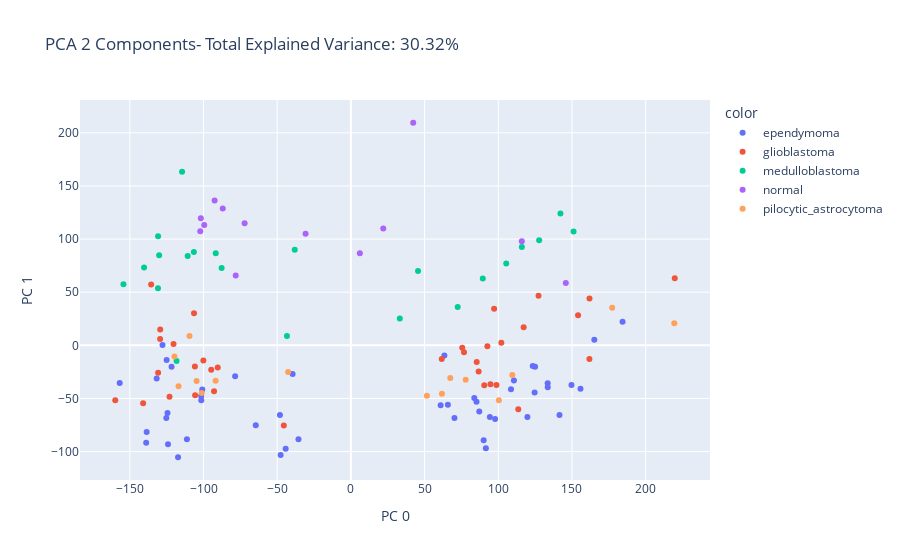

Notebook source saved alongside this figure:
### Code cell
from sklearn.decomposition import PCA
import plotly.express as px

X = scale(data)
y= df.iloc[:,1]
features = all_names

pca = PCA(n_components=2)
components = pca.fit_transform(X)
total_var = pca.explained_variance_ratio_.sum() * 100

fig = px.scatter(components, x=0, y=1, color=y, 
                 title=f'PCA 2 Components- Total Explained Variance: {total_var:.2f}%',
                )
fig.update_layout(
    xaxis_title="PC 0",
    yaxis_title="PC 1"
)
fig.show()

### Figure 1 — Plotly figure (JSON) as saved in the notebook; plotly's stock layout.template omitted (floating-point values rounded to 4 significant figures)
{"data": [{"hovertemplate": "color=ependymoma<br>0=%{x}<br>1=%{y}<extra></extra>", "legendgroup": "ependymoma", "marker": {"color": "#636efa", "symbol": "circle"}, "mode": "markers", "name": "ependymoma", "orientation": "v", "showlegend": true, "type": "scatter", "x": [165.2, 85.23, 70.27, -101.6, 65.81, 125.0, 155.8, 108.6, 110.6, 149.7, -124.1, 63.42, 123.4, -78.54, 91.57, -48.14, 133.6, 97.86, -47.66, 90.1, 94.31, 83.73, -64.53, -44.26, 119.8, 141.5, 60.89, 124.7, -35.55, -125.2, -117.3, 133.5, 184.3, -39.54, 87.11, -138.6, -156.9, -138.9, -124.4, -111.3, -121.7, -101.5, -131.8, -100.8, -125.0, -127.8], "xaxis": "x", "y": [5.243, -53.1, -68.29, -47.67, -55.92, -20.12, -40.97, -41.41, -33.09, -37.42, -93.15, -9.492, -19.54, -29.2, -96.79, -65.62, -39.4, -69.34, -103.2, -89.28, -67.45, -49.58, -75.12, -97.28, -67.41, -65.59, -56.3, -44.29, -88.29, -68.49, -105.3, -35.67, 22.19, -26.99, -62.36, -81.65, -35.39, -91.61, -63.75, -88.42, -20.16, -51.74, -31.29, -41.67, -13.72, 0.2052], "yaxis": "y"}, {"hovertemplate": "color=glioblastoma<br>0=%{x}<br>1=%{y}<extra></extra>", "legendgroup": "glioblastoma", "marker": {"color": "#EF553B", "symbol": "circle"}, "mode": "markers", "name": "glioblastoma", "orientation": "v", "showlegend": true, "type": "scatter", "x": [90.5, 97.17, -105.9, -100.1, -90.35, 113.6, 92.62, 161.8, 102.1, 161.9, 94.72, 127.3, 85.36, 117.2, 76.76, -45.5, -129.4, -105.7, -129.4, -106.4, 154.1, 86.66, 219.7, 75.54, -159.9, 61.65, 98.76, -141.0, -135.5, -120.3, -123.1, -92.85, -130.8, -94.77], "xaxis": "x", "y": [-37.63, 34.33, -19.83, -14.17, -20.81, -60.21, -0.7679, -12.8, 2.309, 44.0, -36.74, 46.69, -15.6, 17.03, -6.538, -75.4, 5.997, -46.89, 15.0, 30.18, 28.29, -24.7, 63.11, -2.188, -51.76, -12.91, -37.44, -54.45, 57.16, 1.141, -48.29, -43.33, -25.8, -23.07], "yaxis": "y"}, {"hovertemplate": "color=medulloblastoma<br>0=%{x}<br>1=%{y}<extra></extra>", "legendgroup": "medulloblastoma", "marker": {"color": "#00cc96", "symbol": "circle"}, "mode": "markers", "name": "medulloblastoma", "orientation": "v", "showlegend": true, "type": "scatter", "x": [-114.5, 116.0, 127.7, 105.4, 151.1, -110.8, 89.49, 142.2, 45.55, -118.3, 72.47, 33.19, -130.8, -130.9, -154.3, -38.11, -91.71, -140.3, -87.7, -106.5, -130.1, -43.38], "xaxis": "x", "y": [163.4, 92.54, 98.84, 76.98, 107.2, 84.04, 62.91, 124.0, 70.05, -14.69, 36.01, 25.32, 102.7, 53.7, 57.45, 90.0, 86.55, 73.17, 72.7, 87.77, 84.74, 8.776], "yaxis": "y"}, {"hovertemplate": "color=normal<br>0=%{x}<br>1=%{y}<extra></extra>", "legendgroup": "normal", "marker": {"color": "#ab63fa", "symbol": "circle"}, "mode": "markers", "name": "normal", "orientation": "v", "showlegend": true, "type": "scatter", "x": [-30.74, 116.0, -78.14, 42.29, -101.8, -86.95, -92.47, 145.8, -72.11, 6.079, -99.5, -102.2, 21.95], "xaxis": "x", "y": [104.9, 97.94, 65.6, 209.5, 119.6, 128.8, 136.4, 58.76, 114.9, 86.66, 113.3, 107.5, 109.9], "yaxis": "y"}, {"hovertemplate": "color=pilocytic_astrocytoma<br>0=%{x}<br>1=%{y}<extra></extra>", "legendgroup": "pilocytic_astrocytoma", "marker": {"color": "#FFA15A", "symbol": "circle"}, "mode": "markers", "name": "pilocytic_astrocytoma", "orientation": "v", "showlegend": true, "type": "scatter", "x": [77.89, 61.78, 67.44, 219.4, 177.3, 109.5, 100.4, -91.77, -101.2, 51.59, -104.7, -42.58, -116.9, -119.7, -109.5], "xaxis": "x", "y": [-32.44, -45.47, -30.83, 20.69, 35.42, -27.89, -51.66, -33.38, -44.84, -47.54, -33.5, -25.18, -38.58, -10.47, 8.767], "yaxis": "y"}], "layout": {"legend": {"title": {"text": "color"}, "tracegroupgap": 0}, "title": {"text": "PCA 2 Components- Total Explained Variance: 30.32%"}, "xaxis": {"anchor": "y", "domain": [0, 1], "title": {"text": "PC 0"}}, "yaxis": {"anchor": "x", "domain": [0, 1], "title": {"text": "PC 1"}}}}
